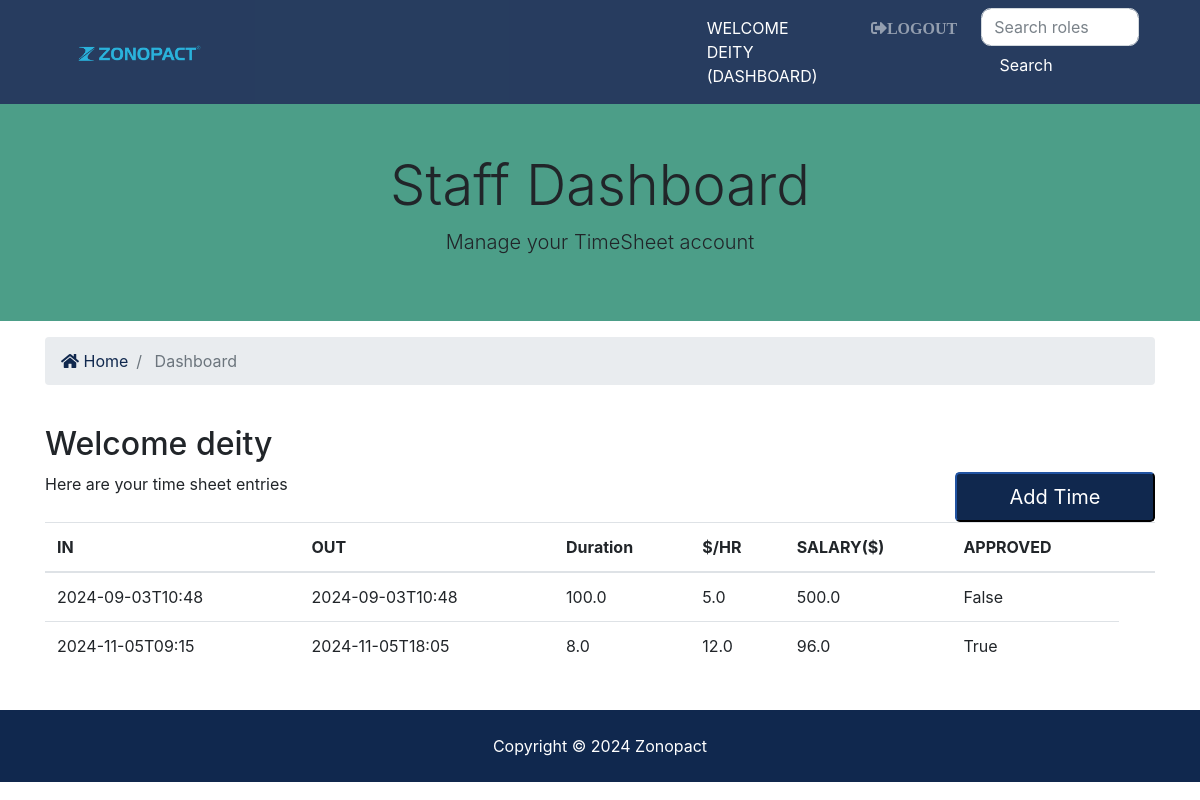
The app's page /accounts/dashboard (signed in), older data.
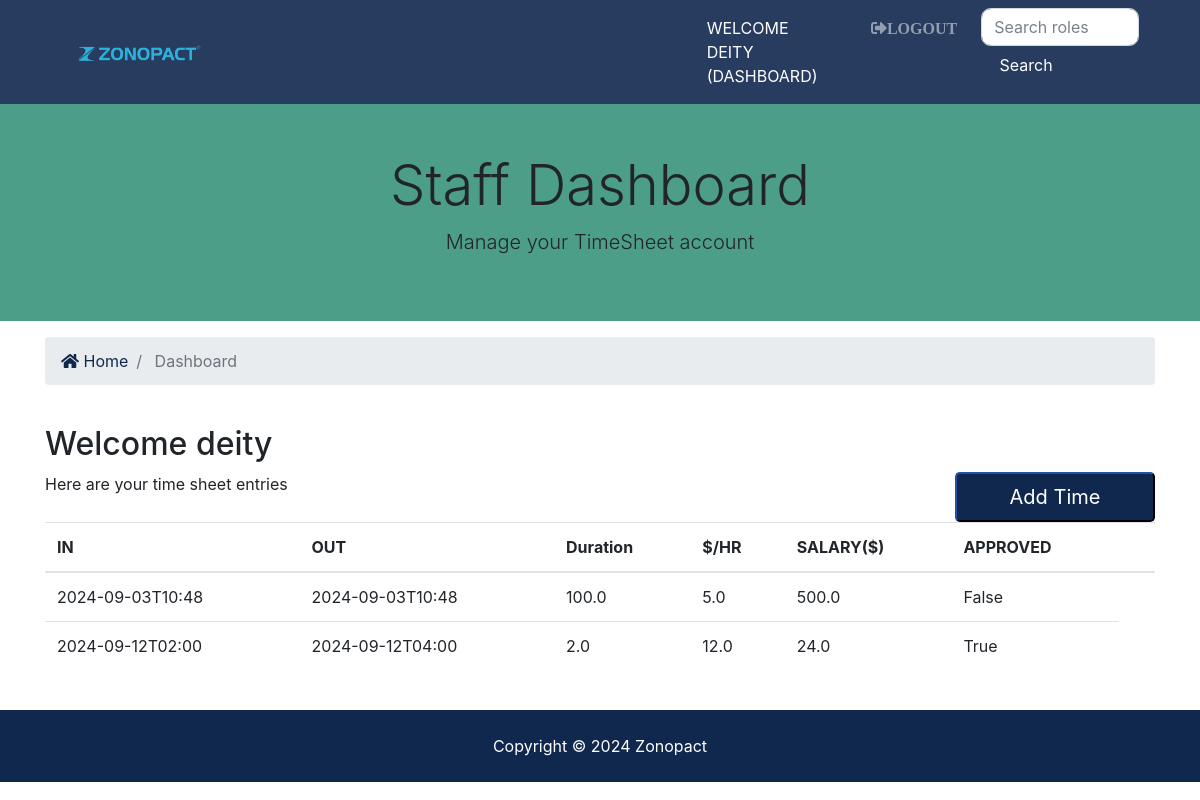
The same page, newer data.
### employee/models.py (models this page shows, shortened)
class Employee(models.Model):
    emp_id = models.AutoField(primary_key=True)
    emp_name = models.CharField(max_length=255)
    date_time_in = models.CharField(max_length=255)
    date_time_out = models.CharField(max_length=255)
    duration = models.FloatField()
    hourly_rate = models.FloatField()
    is_approved = models.BooleanField(default=False)

### account/views.py (the view)
# urls.py: path('dashboard', views.dashboardUser, name='dashboard'),
@login_required(login_url='login')
def dashboardUser(request):
    user_time_entries = Employee.objects.order_by('date_time_out')
    context = {'time_entries': user_time_entries}
    return render(request, 'accounts/dashboard.html', context)

### employee/templatetags/test.py (called while the page is built)
@register.filter
def multiply(value, arg):
    return value * arg

### templates/accounts/dashboard.html (shortened to what this page needs)
{% extends 'base.html' %}
{% block content %}
<section id="showcase-inner" class="py-5">
        <div class="container">
          <div class="row text-center">
            <div class="col-md-12">
              <h1 class="display-4">Staff Dashboard</h1>
              <p class="lead">Manage your TimeSheet account</p>
            </div>
          </div>
        </div>
</section>
      <section id="bc" class="mt-3">
        <div class="container">
          <nav aria-label="breadcrumb">
            <ol class="breadcrumb">
              <li class="breadcrumb-item">
                <a href="{% url 'index' %}">
                  <i class="fas fa-home"></i> Home</a>
              </li>
              <li class="breadcrumb-item active"> Dashboard</li>
            </ol>
          </nav>
        </div>
      </section>
      <section id="dashboard" class="py-4">
        <div class="container">
          <div class="row">
            <div class="col-md-12">
              <h2>Welcome {{ user }}</h2>
              <div>
              <button class="btn-primary btn-block btn-lg" data-toggle="modal" style="float: right; width:200px;" data-target="#inquiryModal">Add Time</button>
              </div>
              {% if time_entries %}
              <p>Here are your time sheet entries</p>
              <table class="table">
                <thead>
                  <tr>
                    <th scope="col">IN</th>
                    <th scope="col">OUT</th>
                    <th scope="col">Duration</th>
                    <th scope="col">$/HR</th>
                    <th scope="col">SALARY($)</th>
                    <th scope="col">APPROVED</th>
                    <th></th>
                  </tr>
                </thead>
                <tbody>
                  {% load test %}
                  {% for emp in time_entries %}
                  <tr>
                    <td>{{ emp.date_time_in }}</td>
                    <td>{{ emp.date_time_out }}</td>
                    <td>{{ emp.duration }}</td>
                    <td>{{ emp.hourly_rate }}</td>
                    <td>{{ emp.hourly_rate | multiply:emp.duration }}</td>
                    <td>{{ emp.is_approved }}</td>
                  </tr>
                  {% endfor %}
                </tbody>
              </table>
              {% else %}
                <p>You have not made any inquiries</p>
              {% endif %}
            </div>
          </div>
        </div>
      </section>
{% endblock %}

Row changes from the older to the newer data that the page shows:
changed Employee "True": date_time_in "2024-11-05T09:15" → "2024-09-12T02:00"; date_time_out "2024-11-05T18:05" → "2024-09-12T04:00"; duration "8.0" → "2.0"; hourly_rate|multiply "96.0" → "24.0"
